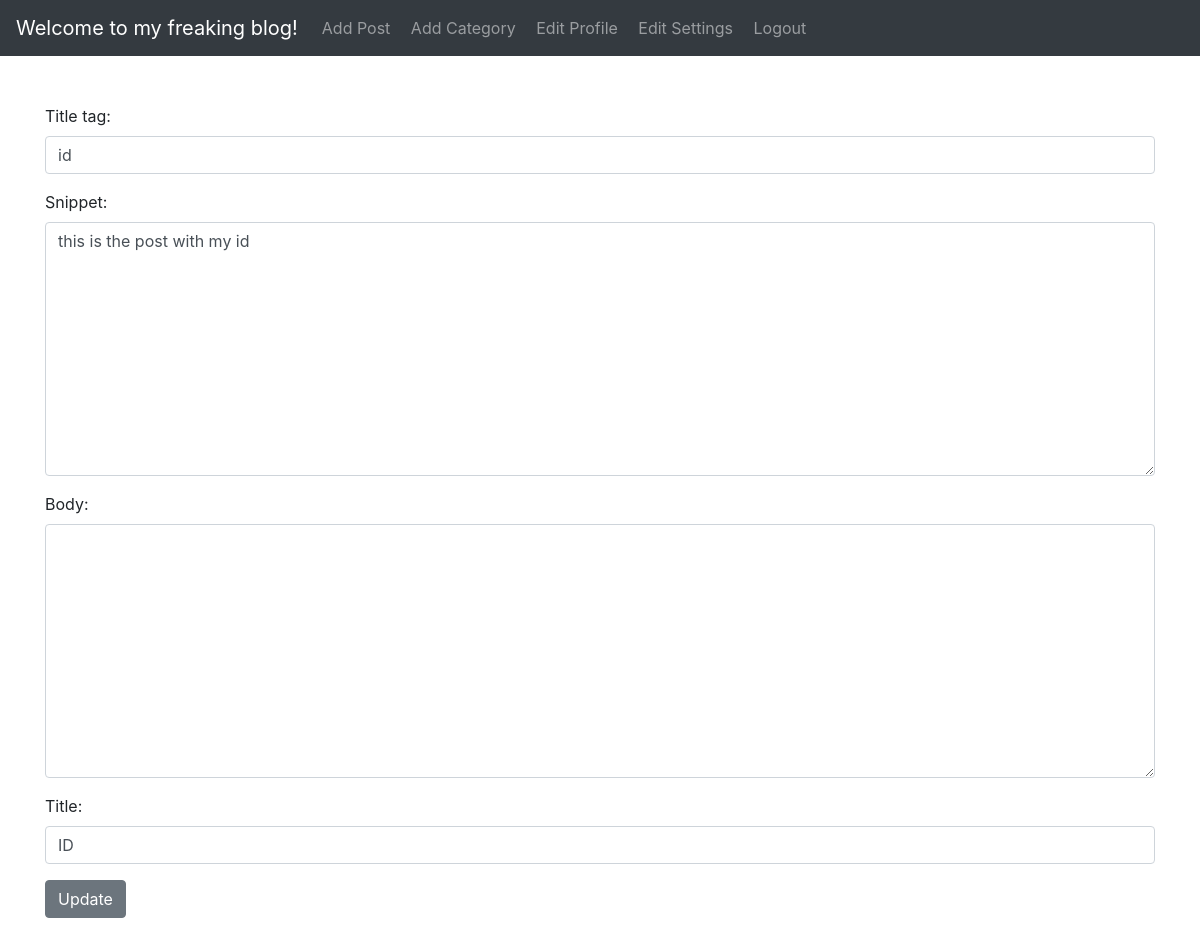
The page /Article/edit/15/ (signed in) on the database its author committed.
### theblog/models.py (models this page shows, shortened)
class Post(models.Model):
    title = models.CharField(max_length=255)
    title_tag = models.CharField(max_length=255)
    category = models.CharField(max_length=255)
    snippet = models.CharField(max_length=255)
    author = models.ForeignKey(User, on_delete=models.CASCADE)
    body = RichTextField(blank=True, null=True)
    post_date = models.DateField(auto_now_add=True)
    likes = models.ManyToManyField(User, related_name="blog_posts")
    image_header = models.ImageField(null=True, blank=True, upload_to='images/')

### theblog/views.py (the view)
# urls.py: path('Article/edit/<int:pk>/',UpdateTheView.as_view(),name='edit-post'),
class UpdateTheView(UpdateView):
    model = Post
    form_class = UpdateForm
    template_name = 'edit_post.html'

### theblog/forms.py
class UpdateForm(forms.ModelForm):
    class Meta:
        model = Post
        fields = {'title', 'title_tag', 'body', 'snippet'}
        widgets = {
            'title': forms.TextInput(attrs={'class': 'form-control'}),
            'title_tag': forms.TextInput(attrs={'class': 'form-control'}),
            'body': forms.Textarea(attrs={'class': 'form-control'}),
            'snippet': forms.Textarea(attrs={'class': 'form-control'}),
        }

### theblog/templates/edit_post.html (shortened to what this page needs)
    {% extends 'base.html' %}
    {% block content %}
    {% if user.is_authenticated %}
        {% if user.id == post.author.id %}
            <br/><br/>
                <div class="form-group">
              <form method="POST">
                  {{ form.as_p }}
                  <button class="btn btn-secondary">Update</button>
                  </form>
                </div>
        {% else %}
            <p>You are not allowed here :)</p>
        {% endif %}
    {% else %}
        <p>You are not allowed here :)</p>
    {% endif %}
    {% endblock %}

### rows shown on the page
Post: title_tag "id", snippet "this is the post with my id", title "ID"
